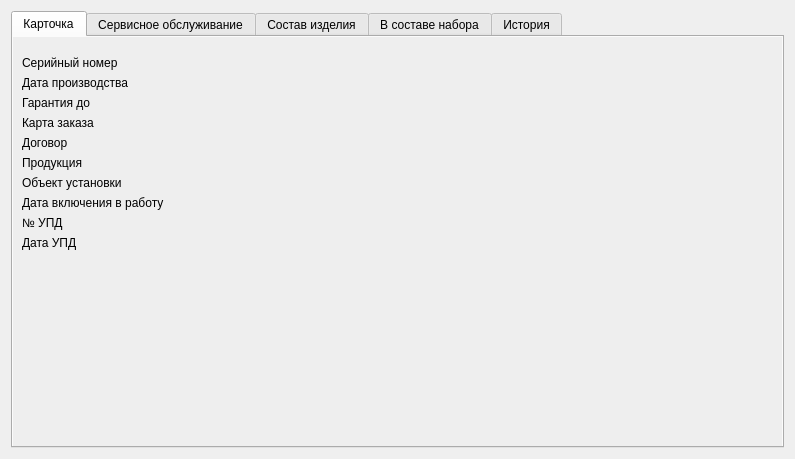
<?xml version="1.0" encoding="UTF-8"?>
<ui version="4.0">
 <class>CardProdWindow</class>
 <widget class="QWidget" name="CardProdWindow">
  <property name="geometry">
   <rect>
    <x>0</x>
    <y>0</y>
    <width>795</width>
    <height>459</height>
   </rect>
  </property>
  <property name="windowTitle">
   <string>Карточка изделия</string>
  </property>
  <layout class="QGridLayout" name="gridLayout_2">
   <item row="0" column="0">
    <widget class="QTabWidget" name="tabWidget">
     <property name="styleSheet">
      <string notr="true">QWidget#tab, QWidget#tab_2, QWidget#tab_3,
QWidget#tab_4,QWidget#tab_5 {
background-color: #eeeeee
}</string>
     </property>
     <property name="currentIndex">
      <number>0</number>
     </property>
     <widget class="QWidget" name="tab">
      <attribute name="title">
       <string>Карточка</string>
      </attribute>
      <layout class="QVBoxLayout" name="verticalLayout_2">
       <item>
        <layout class="QGridLayout" name="gridLayout" columnstretch="0,1" columnminimumwidth="0,0">
         <property name="sizeConstraint">
          <enum>QLayout::SizeConstraint::SetMinimumSize</enum>
         </property>
         <property name="topMargin">
          <number>10</number>
         </property>
         <property name="horizontalSpacing">
          <number>8</number>
         </property>
         <item row="5" column="1">
          <widget class="QLabel" name="lbCardOrder">
           <property name="font">
            <font>
             <bold>true</bold>
            </font>
           </property>
           <property name="text">
            <string/>
           </property>
           <property name="textInteractionFlags">
            <set>Qt::TextInteractionFlag::LinksAccessibleByMouse|Qt::TextInteractionFlag::TextSelectableByKeyboard|Qt::TextInteractionFlag::TextSelectableByMouse</set>
           </property>
          </widget>
         </item>
         <item row="2" column="0">
          <widget class="QLabel" name="label_3">
           <property name="text">
            <string>Гарантия до</string>
           </property>
          </widget>
         </item>
         <item row="9" column="0">
          <widget class="QLabel" name="label_7">
           <property name="text">
            <string>Объект установки</string>
           </property>
          </widget>
         </item>
         <item row="6" column="1">
          <widget class="QLabel" name="lbContract">
           <property name="font">
            <font>
             <bold>true</bold>
            </font>
           </property>
           <property name="text">
            <string/>
           </property>
           <property name="textInteractionFlags">
            <set>Qt::TextInteractionFlag::LinksAccessibleByMouse|Qt::TextInteractionFlag::TextSelectableByKeyboard|Qt::TextInteractionFlag::TextSelectableByMouse</set>
           </property>
          </widget>
         </item>
         <item row="6" column="0">
          <widget class="QLabel" name="label_5">
           <property name="text">
            <string>Договор</string>
           </property>
          </widget>
         </item>
         <item row="5" column="0">
          <widget class="QLabel" name="label_4">
           <property name="text">
            <string>Карта заказа</string>
           </property>
          </widget>
         </item>
         <item row="0" column="1">
          <widget class="QLabel" name="lbNumber">
           <property name="font">
            <font>
             <bold>true</bold>
            </font>
           </property>
           <property name="frameShape">
            <enum>QFrame::Shape::NoFrame</enum>
           </property>
           <property name="frameShadow">
            <enum>QFrame::Shadow::Plain</enum>
           </property>
           <property name="text">
            <string/>
           </property>
           <property name="textInteractionFlags">
            <set>Qt::TextInteractionFlag::LinksAccessibleByMouse|Qt::TextInteractionFlag::TextSelectableByKeyboard|Qt::TextInteractionFlag::TextSelectableByMouse</set>
           </property>
          </widget>
         </item>
         <item row="9" column="1">
          <widget class="QLabel" name="lbObjectInstall">
           <property name="font">
            <font>
             <bold>true</bold>
            </font>
           </property>
           <property name="text">
            <string/>
           </property>
           <property name="wordWrap">
            <bool>true</bool>
           </property>
           <property name="textInteractionFlags">
            <set>Qt::TextInteractionFlag::LinksAccessibleByMouse|Qt::TextInteractionFlag::TextSelectableByKeyboard|Qt::TextInteractionFlag::TextSelectableByMouse</set>
           </property>
          </widget>
         </item>
         <item row="8" column="1">
          <widget class="QLabel" name="lbProduction">
           <property name="font">
            <font>
             <bold>true</bold>
            </font>
           </property>
           <property name="text">
            <string/>
           </property>
           <property name="textInteractionFlags">
            <set>Qt::TextInteractionFlag::LinksAccessibleByMouse|Qt::TextInteractionFlag::TextSelectableByKeyboard|Qt::TextInteractionFlag::TextSelectableByMouse</set>
           </property>
          </widget>
         </item>
         <item row="1" column="1">
          <widget class="QLabel" name="lbDateCreate">
           <property name="font">
            <font>
             <bold>true</bold>
            </font>
           </property>
           <property name="text">
            <string/>
           </property>
           <property name="textInteractionFlags">
            <set>Qt::TextInteractionFlag::LinksAccessibleByMouse|Qt::TextInteractionFlag::TextSelectableByKeyboard|Qt::TextInteractionFlag::TextSelectableByMouse</set>
           </property>
          </widget>
         </item>
         <item row="12" column="1" alignment="Qt::AlignmentFlag::AlignLeft">
          <widget class="QLabel" name="lbDateUPD">
           <property name="font">
            <font>
             <bold>true</bold>
            </font>
           </property>
           <property name="text">
            <string/>
           </property>
          </widget>
         </item>
         <item row="1" column="0">
          <widget class="QLabel" name="label_2">
           <property name="text">
            <string>Дата производства</string>
           </property>
          </widget>
         </item>
         <item row="11" column="0">
          <widget class="QLabel" name="label_6">
           <property name="text">
            <string>№ УПД</string>
           </property>
          </widget>
         </item>
         <item row="11" column="1">
          <widget class="QLabel" name="lbNumberUPD">
           <property name="font">
            <font>
             <bold>true</bold>
            </font>
           </property>
           <property name="text">
            <string/>
           </property>
           <property name="textInteractionFlags">
            <set>Qt::TextInteractionFlag::LinksAccessibleByMouse|Qt::TextInteractionFlag::TextSelectableByKeyboard|Qt::TextInteractionFlag::TextSelectableByMouse</set>
           </property>
          </widget>
         </item>
         <item row="10" column="1">
          <widget class="QLabel" name="lbDateOn">
           <property name="font">
            <font>
             <bold>true</bold>
            </font>
           </property>
           <property name="frameShape">
            <enum>QFrame::Shape::NoFrame</enum>
           </property>
           <property name="text">
            <string/>
           </property>
           <property name="textInteractionFlags">
            <set>Qt::TextInteractionFlag::LinksAccessibleByMouse|Qt::TextInteractionFlag::TextSelectableByKeyboard|Qt::TextInteractionFlag::TextSelectableByMouse</set>
           </property>
          </widget>
         </item>
         <item row="0" column="0">
          <widget class="QLabel" name="label">
           <property name="text">
            <string>Серийный номер</string>
           </property>
          </widget>
         </item>
         <item row="13" column="1">
          <spacer name="verticalSpacer_2">
           <property name="orientation">
            <enum>Qt::Orientation::Vertical</enum>
           </property>
           <property name="sizeHint" stdset="0">
            <size>
             <width>20</width>
             <height>40</height>
            </size>
           </property>
          </spacer>
         </item>
         <item row="10" column="0">
          <widget class="QLabel" name="label_8">
           <property name="text">
            <string>Дата включения в работу</string>
           </property>
          </widget>
         </item>
         <item row="2" column="1">
          <widget class="QLabel" name="lbGarant">
           <property name="font">
            <font>
             <bold>true</bold>
            </font>
           </property>
           <property name="text">
            <string/>
           </property>
           <property name="textInteractionFlags">
            <set>Qt::TextInteractionFlag::LinksAccessibleByMouse|Qt::TextInteractionFlag::TextSelectableByKeyboard|Qt::TextInteractionFlag::TextSelectableByMouse</set>
           </property>
          </widget>
         </item>
         <item row="8" column="0">
          <widget class="QLabel" name="label3">
           <property name="text">
            <string>Продукция</string>
           </property>
          </widget>
         </item>
         <item row="12" column="0">
          <widget class="QLabel" name="label_9">
           <property name="text">
            <string>Дата УПД</string>
           </property>
          </widget>
         </item>
        </layout>
       </item>
      </layout>
     </widget>
     <widget class="QWidget" name="tab_2">
      <attribute name="title">
       <string>Сервисное обслуживание</string>
      </attribute>
      <layout class="QVBoxLayout" name="verticalLayout_3">
       <item>
        <widget class="QTableWidget" name="twRemont">
         <column>
          <property name="text">
           <string>Рекламация</string>
          </property>
         </column>
         <column>
          <property name="text">
           <string>Дата начала</string>
          </property>
         </column>
         <column>
          <property name="text">
           <string>Дата окончания</string>
          </property>
         </column>
         <column>
          <property name="text">
           <string>Причина</string>
          </property>
         </column>
         <column>
          <property name="text">
           <string>Действия</string>
          </property>
         </column>
         <column>
          <property name="text">
           <string>Дефект</string>
          </property>
         </column>
         <column>
          <property name="text">
           <string>Замечания</string>
          </property>
         </column>
        </widget>
       </item>
      </layout>
     </widget>
     <widget class="QWidget" name="tab_4">
      <attribute name="title">
       <string>Состав изделия</string>
      </attribute>
      <layout class="QVBoxLayout" name="verticalLayout_4">
       <item>
        <widget class="QListWidget" name="lwInclude"/>
       </item>
      </layout>
     </widget>
     <widget class="QWidget" name="tab_3">
      <attribute name="title">
       <string>В составе набора</string>
      </attribute>
      <layout class="QVBoxLayout" name="verticalLayout_5">
       <item>
        <widget class="QTreeWidget" name="treeWidget">
         <column>
          <property name="text">
           <string>Набор оборудования</string>
          </property>
         </column>
        </widget>
       </item>
      </layout>
     </widget>
     <widget class="QWidget" name="tab_5">
      <attribute name="title">
       <string>История</string>
      </attribute>
      <layout class="QVBoxLayout" name="verticalLayout_6">
       <item>
        <widget class="QTableWidget" name="twHistory">
         <property name="alternatingRowColors">
          <bool>true</bool>
         </property>
         <property name="selectionMode">
          <enum>QAbstractItemView::SelectionMode::SingleSelection</enum>
         </property>
         <property name="selectionBehavior">
          <enum>QAbstractItemView::SelectionBehavior::SelectRows</enum>
         </property>
         <column>
          <property name="text">
           <string>Дата</string>
          </property>
         </column>
         <column>
          <property name="text">
           <string>Статус</string>
          </property>
         </column>
         <column>
          <property name="text">
           <string>Комментарий</string>
          </property>
         </column>
        </widget>
       </item>
      </layout>
     </widget>
    </widget>
   </item>
  </layout>
 </widget>
 <resources/>
 <connections/>
</ui>
